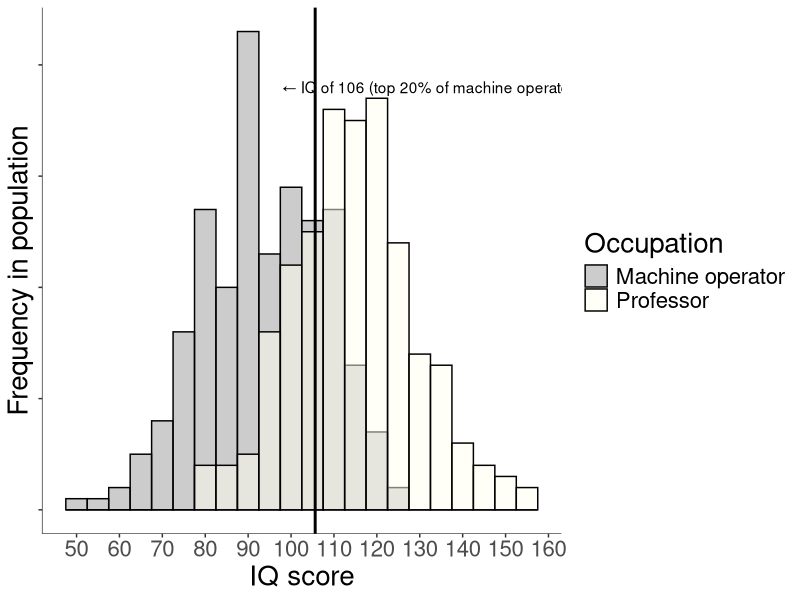

Write R code to recreate this figure.
library(ggplot2)

#data estimated from: https://www.gwern.net/docs/iq/2002-hauser.pdf

### COMPARE IQ SCORES OF MACHINE OPERATORS AND PROFESSORS ###

#descriptives for the two distributions
mean_coal = 93
sd_coal = 15

mean_prof = 114
sd_prof = 15

sd = 15

#find the score that gets you into the top 10% of coal miners (z = 1.65)
#z = 1.2816 #90th percentile
z = 0.8416 #80th percentile
pnorm(z)

coal_miner_IQ_of_interest = z * sd_coal + mean_coal #a score of 118 would put a coal miner in the top 10% of coal miners

#give the z-score for an IQ score of x among professors
z_coal_miner_in_profs = (coal_miner_IQ_of_interest - mean_prof) / sd_prof #a z-score of 0.25 has a p-value of 
pnorm(z_coal_miner_in_profs)

(mean_prof - mean_coal) / sd

### GRAPH THE DIFFERENCES ###

#creates two normal distributions
coal_dat = as.data.frame(rnorm(250, mean_coal, sd_coal))
prof_dat = as.data.frame(rnorm(250, mean_prof, sd_prof))

#rename columns
colnames(coal_dat)[1] = "IQ"
colnames(prof_dat)[1] = "IQ"

#remove professors with extremely low IQs (there's likely to be a floor effect)
prof_dat = subset(prof_dat, IQ > 75)

#add occupation variable
coal_dat$Occupation = "Machine operator"
prof_dat$Occupation = "Professor"

#combine the datasets into one
total.data = rbind(coal_dat, prof_dat)

#make the graph
ggplot(total.data, aes(x = IQ, fill = Occupation)) + 
  geom_histogram(binwidth = 5, alpha=0.5, position="identity", colour = "black") + 
  #xlim(-1000, 1000) +
  xlab("IQ score") +
  ylab("Frequency in population") + 
  scale_fill_discrete(labels=c("Coal miners", "Professors")) +
  theme(plot.background = element_blank(),panel.grid.major = element_blank(),panel.grid.minor = element_blank(),panel.border = element_blank(),
       panel.background = element_blank(), axis.line.x = element_line(color="black", size = 0.2), axis.line.y = element_line(color="black", size = 0.2),
       legend.key = element_blank(), text = element_text(size = 20, family = "sans"), axis.text.y = element_blank()) +
  scale_color_manual(values=c("#999999", "ivory", "snow4"))+
  scale_fill_manual(values=c("#999999", "ivory", "snow4")) + 
  geom_vline(aes(xintercept= coal_miner_IQ_of_interest), color="black", size=1, show.legend = FALSE) +
  annotate("text", x = 133, y = 38, label = " ← IQ of 106 (top 20% of machine operators)") +
  scale_x_continuous(breaks = c(40,50,60,70,80,90,100,110,120,130,140,150,160))
  
